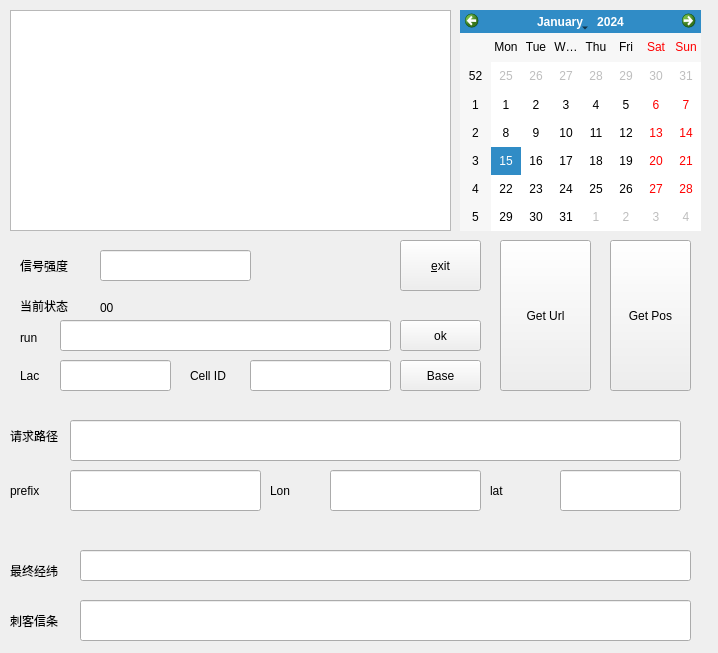
<?xml version="1.0" encoding="UTF-8"?>
<ui version="4.0">
 <class>gsmViewer</class>
 <widget class="QWidget" name="gsmViewer">
  <property name="geometry">
   <rect>
    <x>0</x>
    <y>0</y>
    <width>718</width>
    <height>653</height>
   </rect>
  </property>
  <property name="windowTitle">
   <string>gsmViewer</string>
  </property>
  <widget class="QPushButton" name="btOK">
   <property name="geometry">
    <rect>
     <x>400</x>
     <y>320</y>
     <width>81</width>
     <height>31</height>
    </rect>
   </property>
   <property name="text">
    <string>ok</string>
   </property>
  </widget>
  <widget class="QPushButton" name="btExit">
   <property name="geometry">
    <rect>
     <x>400</x>
     <y>240</y>
     <width>81</width>
     <height>51</height>
    </rect>
   </property>
   <property name="text">
    <string>&amp;exit</string>
   </property>
  </widget>
  <widget class="QLineEdit" name="lineEdit">
   <property name="geometry">
    <rect>
     <x>100</x>
     <y>250</y>
     <width>151</width>
     <height>31</height>
    </rect>
   </property>
  </widget>
  <widget class="QLabel" name="label">
   <property name="geometry">
    <rect>
     <x>20</x>
     <y>290</y>
     <width>71</width>
     <height>31</height>
    </rect>
   </property>
   <property name="text">
    <string>当前状态</string>
   </property>
  </widget>
  <widget class="QLabel" name="label_2">
   <property name="geometry">
    <rect>
     <x>100</x>
     <y>300</y>
     <width>151</width>
     <height>16</height>
    </rect>
   </property>
   <property name="text">
    <string>00</string>
   </property>
  </widget>
  <widget class="QTextEdit" name="textEdit">
   <property name="geometry">
    <rect>
     <x>10</x>
     <y>10</y>
     <width>441</width>
     <height>221</height>
    </rect>
   </property>
  </widget>
  <widget class="QLineEdit" name="leCmd">
   <property name="geometry">
    <rect>
     <x>60</x>
     <y>320</y>
     <width>331</width>
     <height>31</height>
    </rect>
   </property>
  </widget>
  <widget class="QLabel" name="label_3">
   <property name="geometry">
    <rect>
     <x>20</x>
     <y>250</y>
     <width>61</width>
     <height>31</height>
    </rect>
   </property>
   <property name="text">
    <string>信号强度</string>
   </property>
  </widget>
  <widget class="QLabel" name="label_4">
   <property name="geometry">
    <rect>
     <x>20</x>
     <y>370</y>
     <width>54</width>
     <height>12</height>
    </rect>
   </property>
   <property name="text">
    <string>Lac</string>
   </property>
  </widget>
  <widget class="QLineEdit" name="leLac">
   <property name="geometry">
    <rect>
     <x>60</x>
     <y>360</y>
     <width>111</width>
     <height>31</height>
    </rect>
   </property>
  </widget>
  <widget class="QLabel" name="label_5">
   <property name="geometry">
    <rect>
     <x>190</x>
     <y>370</y>
     <width>54</width>
     <height>12</height>
    </rect>
   </property>
   <property name="text">
    <string>Cell ID</string>
   </property>
  </widget>
  <widget class="QLineEdit" name="leCellid">
   <property name="geometry">
    <rect>
     <x>250</x>
     <y>360</y>
     <width>141</width>
     <height>31</height>
    </rect>
   </property>
  </widget>
  <widget class="QPushButton" name="btBase">
   <property name="geometry">
    <rect>
     <x>400</x>
     <y>360</y>
     <width>81</width>
     <height>31</height>
    </rect>
   </property>
   <property name="text">
    <string>Base</string>
   </property>
  </widget>
  <widget class="QLabel" name="label_7">
   <property name="geometry">
    <rect>
     <x>20</x>
     <y>330</y>
     <width>31</width>
     <height>16</height>
    </rect>
   </property>
   <property name="text">
    <string>run</string>
   </property>
  </widget>
  <widget class="QLabel" name="label_6">
   <property name="geometry">
    <rect>
     <x>10</x>
     <y>420</y>
     <width>71</width>
     <height>31</height>
    </rect>
   </property>
   <property name="text">
    <string>请求路径</string>
   </property>
  </widget>
  <widget class="QLineEdit" name="leRequest">
   <property name="geometry">
    <rect>
     <x>70</x>
     <y>420</y>
     <width>611</width>
     <height>41</height>
    </rect>
   </property>
  </widget>
  <widget class="QLabel" name="label_8">
   <property name="geometry">
    <rect>
     <x>10</x>
     <y>470</y>
     <width>41</width>
     <height>41</height>
    </rect>
   </property>
   <property name="text">
    <string>prefix</string>
   </property>
  </widget>
  <widget class="QLineEdit" name="lePrefix">
   <property name="geometry">
    <rect>
     <x>70</x>
     <y>470</y>
     <width>191</width>
     <height>41</height>
    </rect>
   </property>
  </widget>
  <widget class="QLabel" name="label_9">
   <property name="geometry">
    <rect>
     <x>270</x>
     <y>480</y>
     <width>54</width>
     <height>21</height>
    </rect>
   </property>
   <property name="text">
    <string>Lon</string>
   </property>
  </widget>
  <widget class="QLineEdit" name="leLon">
   <property name="geometry">
    <rect>
     <x>330</x>
     <y>470</y>
     <width>151</width>
     <height>41</height>
    </rect>
   </property>
  </widget>
  <widget class="QLabel" name="label_10">
   <property name="geometry">
    <rect>
     <x>490</x>
     <y>470</y>
     <width>61</width>
     <height>41</height>
    </rect>
   </property>
   <property name="text">
    <string>lat</string>
   </property>
  </widget>
  <widget class="QLineEdit" name="leLat">
   <property name="geometry">
    <rect>
     <x>560</x>
     <y>470</y>
     <width>121</width>
     <height>41</height>
    </rect>
   </property>
  </widget>
  <widget class="QPushButton" name="btGetUrl">
   <property name="geometry">
    <rect>
     <x>500</x>
     <y>240</y>
     <width>91</width>
     <height>151</height>
    </rect>
   </property>
   <property name="text">
    <string>Get Url</string>
   </property>
  </widget>
  <widget class="QPushButton" name="btGetPos">
   <property name="geometry">
    <rect>
     <x>610</x>
     <y>240</y>
     <width>81</width>
     <height>151</height>
    </rect>
   </property>
   <property name="text">
    <string>Get Pos</string>
   </property>
  </widget>
  <widget class="QLineEdit" name="leCoor">
   <property name="geometry">
    <rect>
     <x>80</x>
     <y>550</y>
     <width>611</width>
     <height>31</height>
    </rect>
   </property>
  </widget>
  <widget class="QLabel" name="label_11">
   <property name="geometry">
    <rect>
     <x>10</x>
     <y>560</y>
     <width>61</width>
     <height>21</height>
    </rect>
   </property>
   <property name="text">
    <string>最终经纬</string>
   </property>
  </widget>
  <widget class="QLineEdit" name="leSource">
   <property name="geometry">
    <rect>
     <x>80</x>
     <y>600</y>
     <width>611</width>
     <height>41</height>
    </rect>
   </property>
  </widget>
  <widget class="QLabel" name="label_12">
   <property name="geometry">
    <rect>
     <x>10</x>
     <y>610</y>
     <width>61</width>
     <height>21</height>
    </rect>
   </property>
   <property name="text">
    <string>刺客信条</string>
   </property>
  </widget>
  <widget class="QCalendarWidget" name="calendarWidget">
   <property name="geometry">
    <rect>
     <x>460</x>
     <y>10</y>
     <width>241</width>
     <height>221</height>
    </rect>
   </property>
  </widget>
  <widget class="QWidget" name="gridLayoutWidget">
   <property name="geometry">
    <rect>
     <x>210</x>
     <y>280</y>
     <width>160</width>
     <height>80</height>
    </rect>
   </property>
   <layout class="QGridLayout" name="gridLayout"/>
  </widget>
 </widget>
 <layoutdefault spacing="6" margin="11"/>
 <resources/>
 <connections/>
</ui>
